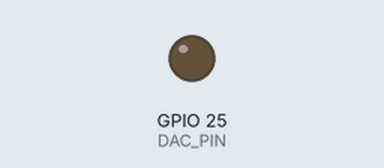
Simulated run of this sketch. Board: ESP32. On the bench: output pins drawn as LEDs (lit = HIGH).

Above: at 0.15 s.
At 5.85 s:
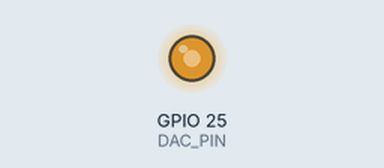
Timing chart, 0 to 5.9 s (numbered marks = the images above):
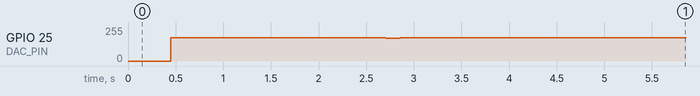

The sketch:

lab4_semg.ino
```cpp
#include "semg.h"

#define DAC_PIN 25  // Salida del DAC1 en el ESP32 (GPIO25)

// Período exacto en microsegundos entre muestras (1 / 2048 s ≈ 488.28 us)
const unsigned long PERIODO_US = 488;

uint16_t indice = 0;
unsigned long tiempoSiguiente = 0;

void setup() {
  // Define el instante en que debe salir la primera muestra
  tiempoSiguiente = micros() + PERIODO_US;
}

void loop() {
  // Compara el tiempo actual con el objetivo sin detener el procesador
  if (micros() >= tiempoSiguiente) {
    // 1. Escribe la muestra actual de 8 bits (0-255) en el DAC del GPIO25
    dacWrite(DAC_PIN, SEMG[indice]);

    // 2. Avanza a la siguiente muestra
    indice++;

    // 3. Al llegar al final (muestra 30720), vuelve a empezar (bucle continuo)
    if (indice >= N_SEMG) {
      indice = 0;
    }

    // 4. Suma el período al instante programado anterior (evita error acumulado)
    tiempoSiguiente += PERIODO_US;
  }
}
```

Source omitted: semg.h (data table, 153724 bytes)

Measured:
- by itself, GPIO 25 (DAC_PIN): 0/255 → 173/255 at 0.45 s, → 174/255 0.19 s later, → 173/255 1.3 s later, → 175/255 0.37 s later, … (8 changes in this stretch)
